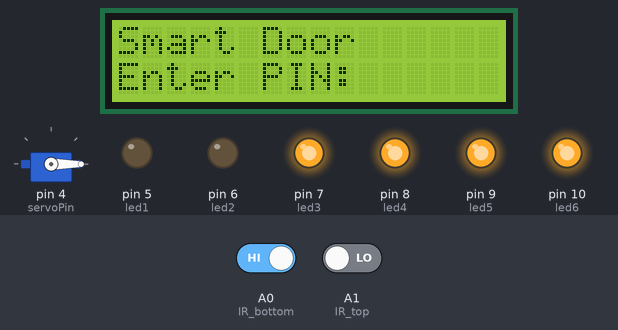
A sketch run on a simulated Arduino Uno, built with avr-gcc and run on an emulated ATmega328P. Shown: 16×2 character LCD, servo, output pins drawn as LEDs (lit = HIGH). The test bench sets the inputs (shaded band); at power-on: A0 (IR_bottom) HIGH, A1 (IR_top) LOW.

Above: at 1.2 s.
1.3 s: A0 (IR_bottom) driven LOW
At 2.8 s:
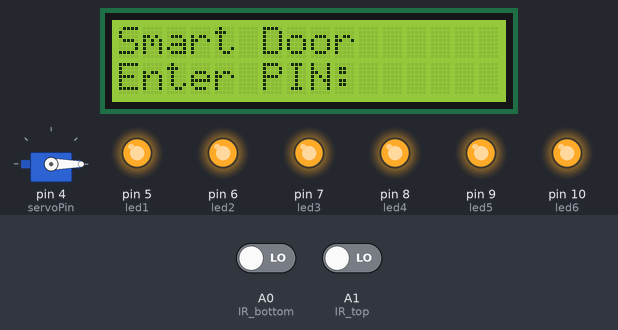
10.5 s: A0 (IR_bottom) driven HIGH
At 11.2 s:
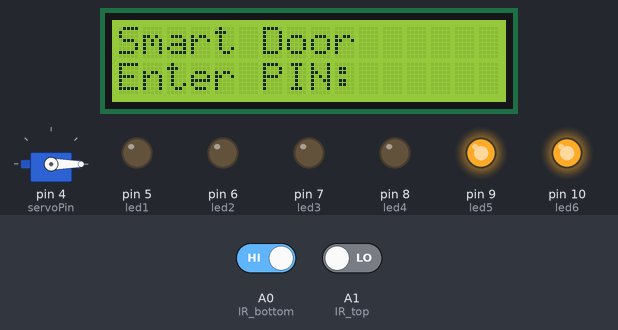
16.1 s: A1 (IR_top) driven HIGH
At 19.1 s:
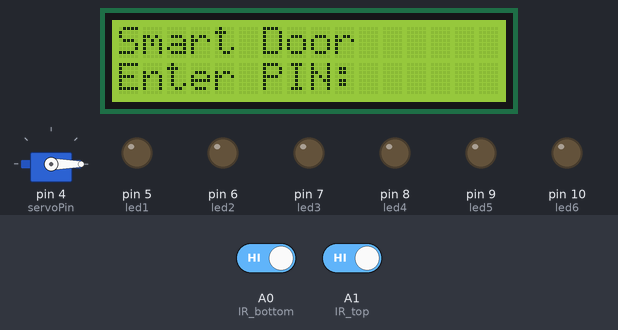
20.7 s: A1 (IR_top) driven LOW
At 22.6 s:
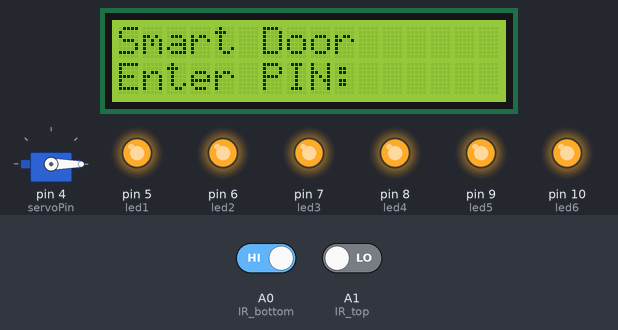
Timing chart, 0 to 27.2 s (numbered marks = the images above; inputs shaded):
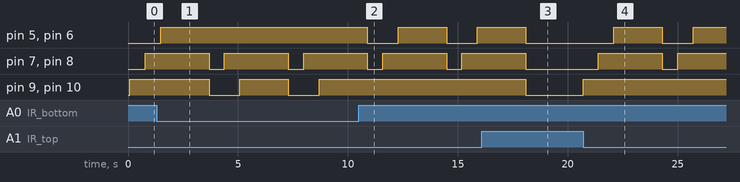

Measured:
- after the input at 1.3 s, pin 5 (led1), pin 6 (led2): goes on until 1.5 s, then stays HIGH; pin 9 (led5), pin 10 (led6): alternates HIGH for 2.2 s and LOW for 1.4 s, starting after 2.4 s
- after the input at 10.5 s, pin 5 (led1), pin 6 (led2): alternates HIGH for 2.2 s and LOW for 1.4 s, starting after 0.39 s; pin 9 (led5), pin 10 (led6): stops changing and stays HIGH
- after the input at 16.1 s, pin 5 (led1), pin 6 (led2), pin 7 (led3), pin 8 (led4): goes on until 18.1 s, then stays LOW; pin 9 (led5), pin 10 (led6): HIGH → LOW after 2.0 s
- after the input at 20.7 s, pin 5 (led1), pin 6 (led2): LOW → HIGH after 1.4 s, → LOW 2.2 s later, → HIGH 1.4 s later; pin 7 (led3), pin 8 (led4): LOW → HIGH after 0.70 s, → LOW 2.9 s later, → HIGH 0.70 s later; pin 9 (led5), pin 10 (led6): LOW → HIGH at once
- by itself, pin 7 (led3), pin 8 (led4): alternates HIGH for 2.9 s and LOW for 0.70 s

The sketch:

stairs_plus_door.ino
```cpp
#include <LiquidCrystal_I2C.h>
#include <Servo.h>
#include <SoftwareSerial.h>

// ----- LCD -----
LiquidCrystal_I2C lcd(0x27, 16, 2);

// ----- SERVO -----
Servo doorServo;
int servoPin = 4;

// ----- BLUETOOTH -----
SoftwareSerial BT(2, 3);  // RX, TX (HC-05 TX->2, RX->3)
String inputBuffer = "";

// ----- PASSWORD SYSTEM -----
String password = "1111";  // default PIN

// ----- IR sensors for stairs (moved to avoid conflict with BT) -----
int IR_bottom = A0;   // bottom sensor
int IR_top    = A1;   // top sensor

// ----- LEDs (6 LEDs → 2 per stair) -----
int led1 = 5;   // Stair 1 LED A
int led2 = 6;   // Stair 1 LED B
int led3 = 7;   // Stair 2 LED A
int led4 = 8;   // Stair 2 LED B
int led5 = 9;   // Stair 3 LED A
int led6 = 10;   // Stair 3 LED B

// Flags to prevent flickering/retriggering
bool goingUp = false;
bool goingDown = false;

void setup() {
  // --- Bluetooth ---
  BT.begin(9600);
  Serial.begin(9600);

  // --- LCD ---
  lcd.init();
  lcd.backlight();
  lcd.clear();
  lcd.setCursor(0,0);
  lcd.print("Smart Door");
  lcd.setCursor(0,1);
  lcd.print("Enter PIN:");

  // --- Servo ---a
  doorServo.attach(servoPin);
  doorServo.write(0);  // closed

  // --- Stairs pins ---
  pinMode(IR_bottom, INPUT);
  pinMode(IR_top, INPUT);
  pinMode(led1, OUTPUT);
  pinMode(led2, OUTPUT);
  pinMode(led3, OUTPUT);
  pinMode(led4, OUTPUT);
  pinMode(led5, OUTPUT);
  pinMode(led6, OUTPUT);

  allOff(); // start LEDs off
}

void loop() {
  // ----- Handle Bluetooth / Smart Door -----
  while (BT.available()) {
    char c = BT.read();
    if (c == '#') {
      inputBuffer.trim();
      Serial.print("Received: ");
      Serial.println(inputBuffer);

      if (inputBuffer.startsWith("OPEN:")) handleOpen(inputBuffer.substring(5));
      else if (inputBuffer.startsWith("CHANGE:")) handleChangePin(inputBuffer.substring(7));
      else if (inputBuffer == password) handleOpen(inputBuffer);
      else if (inputBuffer.length() > 0) {
        Serial.println("Wrong PIN");
        lcd.clear();
        lcd.setCursor(0,0);
        lcd.print("Wrong PIN");
        lcd.setCursor(0,1);
        lcd.print("Try Again");
        delay(1500);
      }

      lcd.clear();
      lcd.setCursor(0,0);
      lcd.print("Smart Door");
      lcd.setCursor(0,1);
      lcd.print("Enter PIN:");
      inputBuffer = "";
      delay(100);
    } else {
      inputBuffer += c;
    }
  }

  // ----- Handle Stairs -----
  if (digitalRead(IR_bottom) == LOW && !goingUp) {
    goingUp = true;
    goingDown = false;
    goUp();
    goingUp = false;
  }
  else if (digitalRead(IR_top) == LOW && !goingDown) {
    goingDown = true;
    goingUp = false;
    goDown();
    goingDown = false;
  }
  else if (digitalRead(IR_bottom) != LOW && digitalRead(IR_top) != LOW) {
    allOff();
  }
}

// ---------------- FUNCTIONS ----------------

// Door functions
void handleOpen(String pass) {
  pass.trim();
  lcd.clear();
  if (pass == password) {
    BT.println("ACCESS_GRANTED");
    Serial.println("ACCESS_GRANTED");
    lcd.print("Access Granted");
    lcd.setCursor(0,1);
    lcd.print("Opening Door...");
    doorServo.write(0);
    delay(3000);
    doorServo.write(90);
  } else {
    BT.println("WRONG_PASSWORD");
    Serial.println("WRONG_PASSWORD");
    lcd.clear();
    lcd.setCursor(0,0);
    lcd.print("Wrong PIN");
    lcd.setCursor(0,1);
    lcd.print("Try Again");
    delay(1500);
  }
}

void handleChangePin(String newPass) {
  newPass.trim();
  if (newPass.length() == 0) {
    BT.println("PIN_MISMATCH");
    lcd.clear();
    lcd.print("PIN Mismatch");
    delay(1500);
  } else {
    password = newPass;
    BT.println("PIN_UPDATED");
    Serial.println("PIN_UPDATED");
    lcd.clear();
    lcd.print("PIN Updated");
    delay(1500);
  }
}

// Stairs functions
void goUp() {
  digitalWrite(led1,HIGH); digitalWrite(led2,HIGH); delay(700);
  digitalWrite(led3,HIGH); digitalWrite(led4,HIGH); delay(700);
  digitalWrite(led5,HIGH); digitalWrite(led6,HIGH); delay(700);
  delay(1500);
  allOff();
}

void goDown() {
  digitalWrite(led5,HIGH); digitalWrite(led6,HIGH); delay(700);
  digitalWrite(led3,HIGH); digitalWrite(led4,HIGH); delay(700);
  digitalWrite(led1,HIGH); digitalWrite(led2,HIGH); delay(700);
  delay(1500);
  allOff();
}

void allOff() {
  digitalWrite(led1,LOW); digitalWrite(led2,LOW);
  digitalWrite(led3,LOW); digitalWrite(led4,LOW);
  digitalWrite(led5,LOW); digitalWrite(led6,LOW);
}
```
